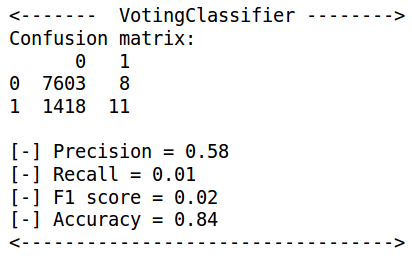

The script that drew this image:
import warnings
warnings.filterwarnings('ignore')

import sys
import random
import numpy as np

from sklearn import linear_model, cross_validation, metrics, svm
from sklearn.metrics import confusion_matrix, precision_recall_fscore_support, accuracy_score
from sklearn.preprocessing import StandardScaler

import pandas as pd
import matplotlib.pyplot as plt
%matplotlib inline

import pydoop.hdfs as hdfs

def read_csv_from_hdfs(path, cols, col_types=None):
  files = hdfs.ls(path);
  pieces = []
  for f in files:
    fhandle = hdfs.open(f)
    pieces.append(pd.read_csv(fhandle, names=cols, dtype=col_types))
    fhandle.close()
  return pd.concat(pieces, ignore_index=True)

# read files
cols = ['delay', 'month', 'day', 'dow', 'hour', 'distance', 'carrier', 'dest', 'days_from_holiday']
col_types = {'delay': int, 'month': int, 'day': int, 'dow': int, 'hour': int, 'distance': int, 
             'carrier': str, 'dest': str, 'days_from_holiday': int}

data_2014 = read_csv_from_hdfs('/home/paven/Bigdata/Project/Data_2014', cols, col_types)
data_2015 = read_csv_from_hdfs('/home/paven/Bigdata/Project/Data_2015', cols, col_types)

# Create training set and test set
cols = ['month', 'day', 'dow', 'hour', 'distance', 'days_from_holiday']
train_y = data_2014['delay'] >= 15
train_x = data_2014[cols]

test_y = data_2015['delay'] >= 15
test_x = data_2015[cols]

print train_x.shape

from sklearn.linear_model import LogisticRegression
from sklearn.naive_bayes import GaussianNB
from sklearn.ensemble import RandomForestClassifier
from sklearn.ensemble import VotingClassifier

clf1 = LogisticRegression(random_state=1)
clf2 = RandomForestClassifier(random_state=1)
clf3 = GaussianNB()

eclf = VotingClassifier(estimators=[('lr', clf1), ('rf', clf2), ('gnb', clf3)], voting='hard')

eclf.fit(train_x, train_y)

# Evaluate on test set
pr = eclf.predict(test_x)

# print results
cm = confusion_matrix(test_y, pr)
print "<-------  VotingClassifier -------->"
print "Confusion matrix:"
print pd.DataFrame(cm)
report_svm = precision_recall_fscore_support(list(test_y), list(pr), average='binary')
print "\n[-] Precision = %0.2f\n[-] Recall = %0.2f\n[-] F1 score = %0.2f\n[-] Accuracy = %0.2f" % \
        (report_svm[0], report_svm[1], report_svm[2], accuracy_score(list(test_y), list(pr)))
print "<---------------------------------->\n"
